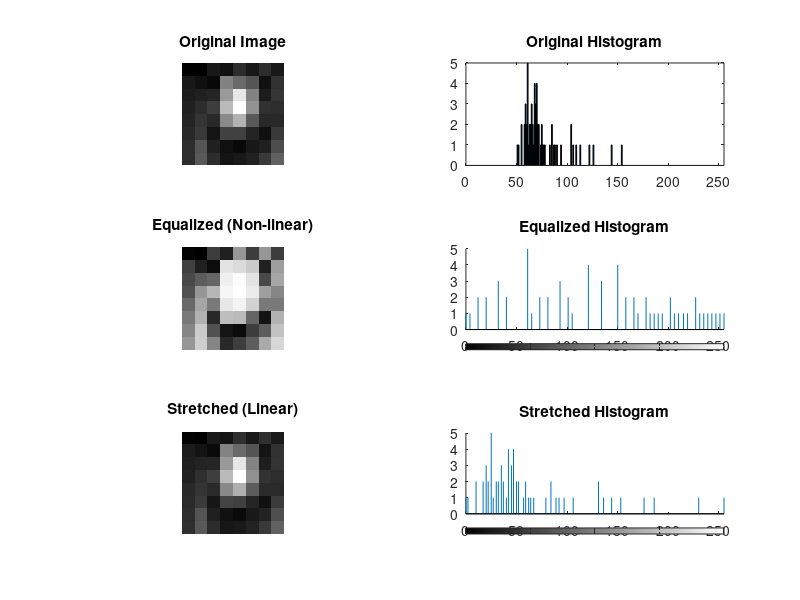
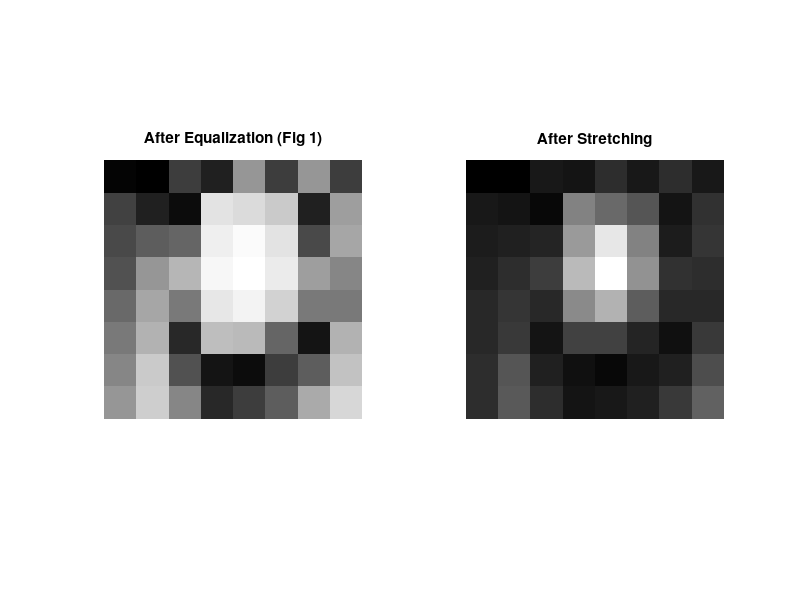

MATLAB code for these plots, in order:
% Workshop: Histogram Equalization and Analysis
% 8-bit Grayscale Image Processing

clc; clear; close all;

%% 0. Define the Image Matrix I (8x8)
I = [52 51 61 59 70 61 70 61;
     62 59 55 104 94 85 59 71;
     63 65 66 113 144 104 63 72;
     64 70 76 126 154 109 71 69;
     67 72 68 106 122 88 68 68;
     68 75 60 78 77 66 58 75;
     69 85 64 58 55 61 65 83;
     70 87 69 60 61 65 74 90];

I_uint8 = uint8(I); % Convert to uint8 for standard processing
[rows, cols] = size(I);
N = rows * cols;

%% 1) Mean Luminance
mean_luminance = sum(I(:)) / N;

%% 2) Dynamic Range [Lmin, Lmax]
Lmin = min(I(:));
Lmax = max(I(:));

%% 3) Image Contrast
contrast = Lmax - Lmin;

%% 4) Standard Deviation
% Standard deviation of pixel intensities
std_dev = std(double(I(:)));

% Display results for Part 1
fprintf('--- Initial Analysis ---\n');
fprintf('Mean Luminance: %.2f\n', mean_luminance);
fprintf('Dynamic Range: [%d, %d]\n', Lmin, Lmax);
fprintf('Contrast: %d\n', contrast);
fprintf('Standard Deviation: %.2f\n\n', std_dev);

%% 5) & 6) Histograms and Cumulative Histograms
% Range is 0 to 255
hist_counts = zeros(1, 256);
for val = 0:255
    hist_counts(val+1) = sum(I(:) == val);
end

% Normalized Histogram (Probability Density Function)
pdf = hist_counts / N;

% Cumulative Histogram
C = cumsum(hist_counts);

% Normalized Cumulative Histogram
Cn = cumsum(pdf);

%% 7) Histogram Equalization
% Formula: F'(x,y) = [(Cn(F(x,y)) - min(Cn)) / (max(Cn) - min(Cn))] * 255
Cn_min = min(Cn(Cn > 0)); % Minimum non-zero cumulative probability
Cn_max = max(Cn);

I_equalized = zeros(rows, cols);
for r = 1:rows
    for c = 1:cols
        pixel_val = I(r,c);
        % Apply the formula from the PDF
        I_equalized(r,c) = ((Cn(pixel_val+1) - Cn_min) / (Cn_max - Cn_min)) * 255;
    end
end
I_equalized = uint8(I_equalized);

%% Travail Personnel: Contrast Stretching (Expansion de la dynamique)
% Formula: I' = [(I - Lmin) / (Lmax - Lmin)] * 255
I_stretched = ((double(I) - Lmin) / (Lmax - Lmin)) * 255;
I_stretched = uint8(I_stretched);

%% 8) Visualization and Comparison
figure('Name', 'Image Processing Results');

% Original Image and Histogram
subplot(3,2,1); imshow(I_uint8, []); title('Original Image');
subplot(3,2,2); bar(0:255, hist_counts); title('Original Histogram'); xlim([0 255]);

% Equalized Image and Histogram
subplot(3,2,3); imshow(I_equalized); title('Equalized (Non-linear)');
subplot(3,2,4); imhist(I_equalized); title('Equalized Histogram');

% Stretched Image and Histogram
subplot(3,2,5); imshow(I_stretched); title('Stretched (Linear)');
subplot(3,2,6); imhist(I_stretched); title('Stretched Histogram');

% Print Comparison Summary
fprintf('--- Comparison ---\n');
fprintf('Original Range: [%d, %d]\n', Lmin, Lmax);
fprintf('Stretched Range: [%d, %d]\n', min(I_stretched(:)), max(I_stretched(:)));
fprintf('Equalized Range: [%d, %d]\n', min(I_equalized(:)), max(I_equalized(:)));

% Linear Stretching
I_stretched = ((double(I) - Lmin) / (Lmax - Lmin)) * 255;
I_stretched = uint8(I_stretched);

% Comparison Display
figure;
subplot(1,2,1); imshow(I_equalized); title('After Equalization (Fig 1)');
subplot(1,2,2); imshow(I_stretched); title('After Stretching');
